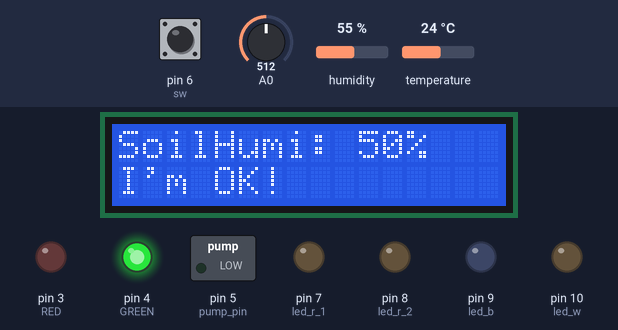
The sketch below on a simulated Arduino Uno, built with avr-gcc and run on an emulated ATmega328P. Parts: 16×2 character LCD, switched loads named in the sketch (green lamp = pin HIGH), output pins drawn as LEDs (lit = HIGH). Inputs (shaded band) come from the test bench; at power-on: A0 = 512, humidity 55 %, temperature 24 °C, pin 6 (sw) HIGH. What the sketch prints to the serial monitor is not drawn.

Above: at 1.2 s.
1.3 s: A0 set to 556
At 4.0 s:
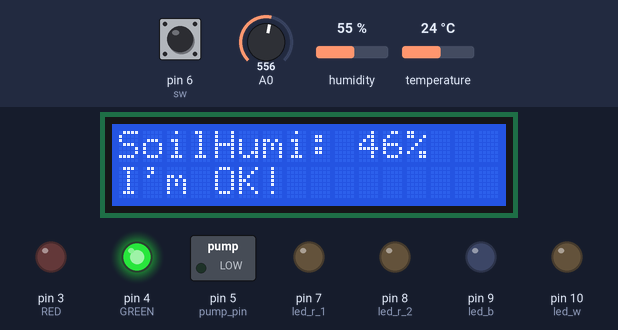
5.7 s: A0 set to 578
At 9.2 s:
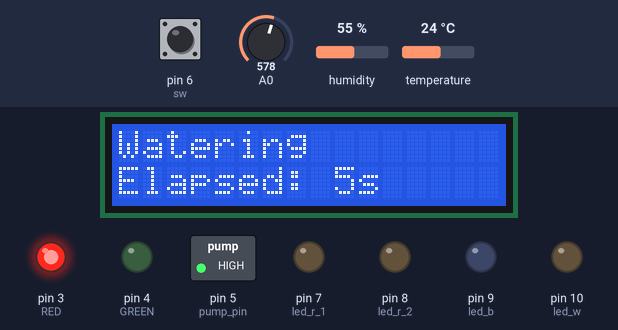
9.9 s: humidity set to 22 %
At 15.8 s:
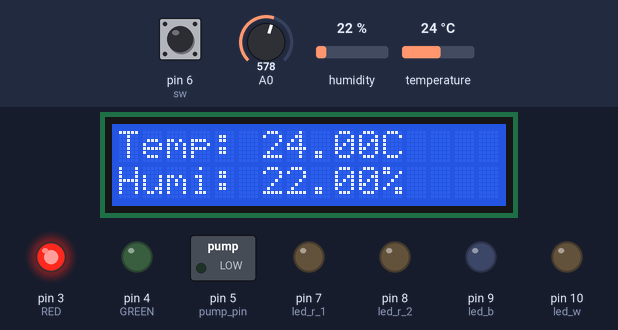
16.0 s: temperature set to 12 °C
At 19.4 s:
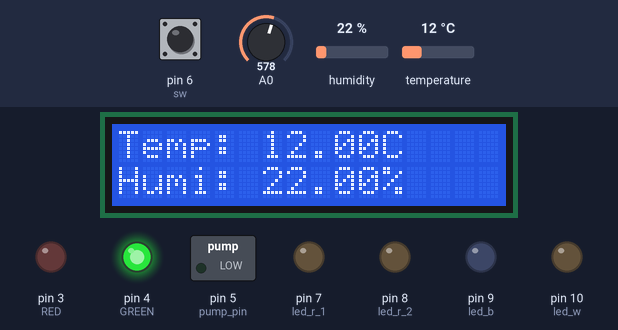
22.1 s: humidity set to 40 %
At 25.5 s:
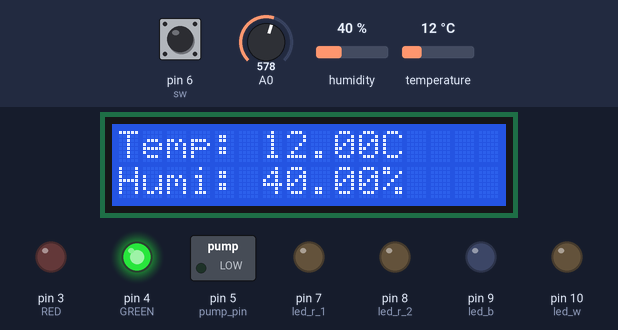
26.3 s: pin 6 (sw) pulled LOW for 2.45 s
At 29.7 s:
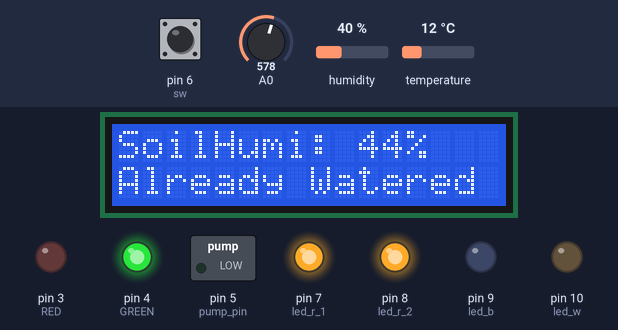
Timing chart, 0 to 65.7 s (numbered marks = the images above; inputs shaded):
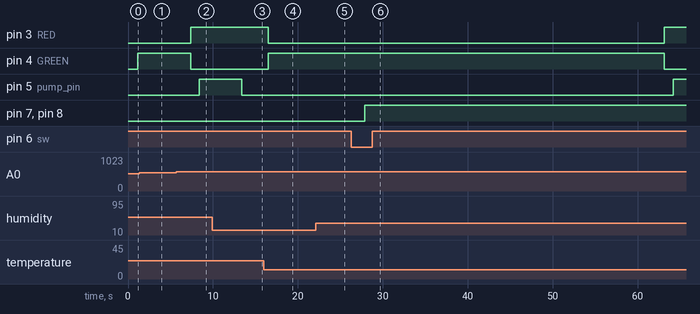

Measured:
- the behaviour switches between 562 and 563 on A0 (found by bisection; images 1 and 2)
- after the input at 5.7 s, pin 3 (RED): LOW → HIGH after 1.7 s; pin 4 (GREEN): HIGH → LOW after 1.7 s; pin 5 (pump_pin): LOW → HIGH after 2.7 s; the display: first differs from a run without the input after 1.7 s (image 2 shows a later state)
- after the input at 26.3 s, pin 7 (led_r_1), pin 8 (led_r_2): LOW → HIGH after 1.6 s
- what the display in image 1 shows lasts 1.0 s, from 3.2 s to 4.2 s

The sketch:

tnh_soil_waterpump_7.ino
```cpp
#include <Wire.h>
#include <hd44780.h>
#include <hd44780ioClass/hd44780_I2Cexp.h>
#include <DHT11.h>
#include <Time.h>
#include <TimeAlarms.h>

hd44780_I2Cexp lcd;
int is_watered=1;   // Check if arduino already gave water
int pin=2;
int pump_pin=5;
int water_time=5000;
int prev_time=0;    // previous watered time
DHT11 dht11(pin);

// Switch declaration & Settings
int sw = 6;
int led_r_1 = 7;
int led_r_2 = 8;
int led_b = 9;
int led_w = 10;
int led_num_check = 1;
int reading;
int led_priority = 0;

long time = 0;
long debounce = 3000;  // Switch debouncing (Removing multiple inputs)
// -------

#define RED 3
#define GREEN 4
#define TIME_GAP_HOUR 3    // Time gap = 3 hrs
#define TIME_GAP_MINUTE 1   // Time gap = 1 minute
#define TIME_GAP_SECOND 30 // Time gap = 30 secs
void setup() {
  // put your setup code here, to run once:
  lcd.begin(16,2);
  Serial.begin(9600);
  pinMode(RED,OUTPUT);
  pinMode(GREEN, OUTPUT);
  pinMode(pump_pin, OUTPUT);
  pinMode(led_r_1, OUTPUT);
  pinMode(led_r_2, OUTPUT);
  pinMode(led_b, OUTPUT);
  pinMode(led_w, OUTPUT);
  pinMode(sw, INPUT_PULLUP);
  digitalWrite(pump_pin,LOW);  // Waterpump off
  setTime(15,12,0,30,5,18);
  prev_time = minute();   // Set prev_time on current minute

}

void loop() {

  int humidity = map(analogRead(A0), 0, 1023, 100, 0);
  int err;
  float temp_dht11, humi_dht11;
  reading = digitalRead(sw);
  Led_On();

    digitalWrite(pump_pin,LOW);
    lcd.clear();
    if((err=dht11.read(humi_dht11, temp_dht11))==0)
    {
      lcd.setCursor(0,0);
      lcd.print("Temp: ");
      lcd.print(temp_dht11);
      lcd.print("C");
      lcd.setCursor(0,1);
      lcd.print("Humi: ");
      lcd.print(humi_dht11);
      lcd.print("%");


      Serial.print("temp: ");
      Serial.print(temp_dht11);
      Serial.print(" ");
      Serial.print("humi: ");
      Serial.print(humi_dht11);
      Serial.println();

    }
    delay(1000); // Refresh
    lcd.clear();
    Led_On();

    // Soil humi
      lcd.setCursor(0, 0);
      lcd.print("SoilHumi: ");
      lcd.print(humidity);
      lcd.print("%");
      Serial.print("Soil Humidity: ");
      Serial.print(humidity);
      Serial.println();

      if(humidity>45)
      {
          lcd.setCursor(0,1);
          digitalWrite(pump_pin, LOW);
          digitalWrite(GREEN, HIGH);
          digitalWrite(RED, LOW);
          lcd.print("I'm OK!");

      }
      else
      {
         // Water Switch
         // Set is_watered to 1 if conditions are satisfied
         if( (minute()-prev_time)>=TIME_GAP_MINUTE)
         {
            is_watered=1;
         }

        if(is_watered==1)
        {
          lcd.setCursor(0,1);
          digitalWrite(GREEN, LOW);
          digitalWrite(RED, HIGH);
          lcd.print("Waterpump On");
          delay(1000);
          lcd.clear();

          Led_On();

          lcd.setCursor(0,0);
          lcd.print("Watering");
          lcd.setCursor(0,1);
          lcd.print("Elapsed: ");
          lcd.print(water_time/1000);
          lcd.print("s");
          digitalWrite(pump_pin,HIGH);
          delay(water_time);
          digitalWrite(pump_pin,LOW);
          delay(1000);
          lcd.clear();
          lcd.setCursor(0,0);
          lcd.print("Waterpump Off");
          is_watered=0;
          prev_time = minute();

        }
        else
        {
          digitalWrite(GREEN, HIGH);
          digitalWrite(RED, LOW);
          lcd.setCursor(0,1);
          lcd.print("Already Watered");
          delay(1000);
          Led_On();
          lcd.clear();
          lcd.setCursor(0,0);
          lcd.print("Already Watered");
          lcd.setCursor(0,1);
          lcd.print("Prev: ");
          lcd.print(minute()-prev_time);


        }


      }
      delay(1000);
       Led_On();
      lcd.clear();


}

void Led_On()
{
  // While switch is pushed
  if(reading==LOW && (millis()-time)>debounce)
  {
    if( (led_num_check % 10 == 1) || (led_num_check % 10 == 2) )
    {
      digitalWrite(led_r_1, HIGH);
      digitalWrite(led_r_2, HIGH);
      digitalWrite(led_b, LOW);
      digitalWrite(led_w, LOW);
      Serial.println("LED RED ON");
      led_num_check++;
    }
    else if( (led_num_check % 10 == 3) || (led_num_check % 10 == 4) )
    {
      digitalWrite(led_r_1, LOW);
      digitalWrite(led_r_2, LOW);
      digitalWrite(led_b, HIGH);
      digitalWrite(led_w, LOW);
      Serial.println("LED BLUE ON");
      led_num_check++;
    }
    else if( (led_num_check % 10 == 5) || (led_num_check % 10 == 6) )
    {
      digitalWrite(led_r_1, LOW);
      digitalWrite(led_r_2, LOW);
      digitalWrite(led_b, LOW);
      digitalWrite(led_w, HIGH);
      Serial.println("LED WHITE ON");
      led_num_check++;
    }
    else if( (led_num_check % 10 == 7) || (led_num_check % 10 == 8) )
    {
      digitalWrite(led_r_1, HIGH);
      digitalWrite(led_r_2, HIGH);
      digitalWrite(led_b, HIGH);
      digitalWrite(led_w, HIGH);
      Serial.println("LED ALL ON");
      led_num_check++;
    }
    else
    {
      digitalWrite(led_r_1, LOW);
      digitalWrite(led_r_2, LOW);
      digitalWrite(led_b, LOW);
      digitalWrite(led_w, LOW);
      Serial.println("LED ALL OFF");
      led_num_check++;
    }
    time = millis();

  }
}
```
